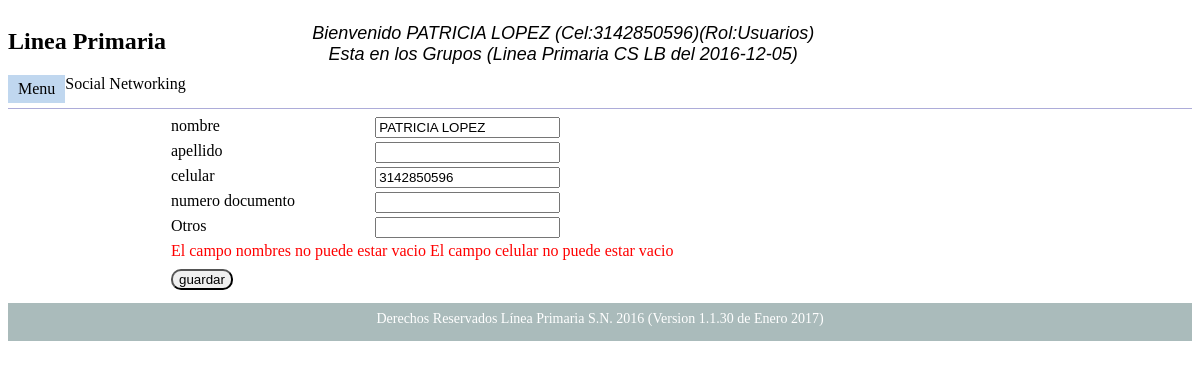
The app's page /controlador/principal/principal.php?nav=usuario/perfil (signed in) with its own data.
### tables this page shows
CREATE TABLE IF NOT EXISTS `Afiliados` (
  `afs_llave` int(11) NOT NULL AUTO_INCREMENT,
  `afs_nombres` varchar(100) NOT NULL,
  `afs_apellidos` varchar(30) DEFAULT NULL,
  `afs_celular` varchar(12) NOT NULL,
  `afs_otros` varchar(12) DEFAULT NULL,
  `afs_documento` varchar(12) DEFAULT NULL,
  `afs_estado` varchar(1) NOT NULL,
  PRIMARY KEY (`afs_llave`)
);

CREATE TABLE IF NOT EXISTS `Roles` (
  `nro_llave` int(11) NOT NULL AUTO_INCREMENT,
  `cro_nombre` varchar(100) NOT NULL,
  PRIMARY KEY (`nro_llave`)
);

CREATE TABLE IF NOT EXISTS `WhatsappGrupos` (
  `nwg_llave` int(11) NOT NULL AUTO_INCREMENT,
  `cwg_nombre` char(100) NOT NULL,
  `dwg_fecha` date NOT NULL,
  PRIMARY KEY (`nwg_llave`),
  UNIQUE KEY `cwg_nombre` (`cwg_nombre`)
);

CREATE TABLE IF NOT EXISTS `Grupo` (
  `ngr_llave` int(11) NOT NULL AUTO_INCREMENT,
  `ngr_afiliado` int(11) NOT NULL,
  `dgr_ingreso` date NOT NULL,
  `dgr_primero` date NOT NULL,
  `dgr_segundo` date NOT NULL,
  `dgr_tercero` date NOT NULL,
  `ngr_grupo` int(11) NOT NULL,
  PRIMARY KEY (`ngr_llave`),
  KEY `ngr_afiliado` (`ngr_afiliado`)
);

### lib/utils/utils.php (called while the page is built, shortened)
<?php
function requireAVariable($pathFile,$valor){
  $var = require $pathFile;
  $v2 = ob_get_clean();
  return $v2;
}
?>

### controlador/conexion/conexion.php (called while the page is built, shortened)
<?php
class Conexion{
var $user = "lineaprimaria";
var $pass = "LineaPrimaria2016";
var $BD = "lineaprimaria";
var $server = "localhost";
var $link = null;
function connect(){
  if($this->link == null){
    $this->link = new mysqli($this->server,$this->user,$this->pass,$this->BD);
   $this->link->set_charset("UTF-8");
   mysqli_set_charset($this->link,"UTF-8");
  }
return $this;
 }
 function query($query){
	$result =  $this->link->query($query);
	return $result;
	}
}
?>

### dto/Afiliados.php (called while the page is built, shortened)
<?php
class Afiliados extends DTO {
	var $nombres;
	var $apellidos;
	var $celular;
	var $otros;
	var $documento;
	var $oWhatsapp;
	function setRow($row) {
		if (count ( $row ) > 0) {
			$this->nombres = $row ['afs_nombres'];
			$this->apellidos = $row ['afs_apellidos'];
			$this->celular = $row ['afs_celular'];
			$this->otros = $row ['afs_otros'];
			$this->documento = $row ['afs_documento'];
		}
	}
	function setOWhatsapp($in){
		$this->oWhatsapp = $in;
	}
	function getOWhatsapp(){
		return $this->oWhatsapp;
	}
	function getNombres() {
	 return $this->nombres;
	}
	function getApellidos() {
	 return $this->apellidos;
	}
	function getCelular() {
		return $this->celular;
	}
	function getOtros() {
		return $this->otros;
	}
	function getDocumento() {
		return $this->documento;
	}
	function setNombres($in) {
		$this->nombres = $in;
	}
	function setApellidos($in) {
		$this->apellidos = $in;
	}
	function setCelular($in) {
		$this->celular = $in;
	}
	function setOtros($in) {
		$this->otros = $in;
	}
	function setDocumento($in) {
		$this->documento = $in;
	}
}
?>

### dto/Grupo.php (called while the page is built, shortened)
<?php
class Grupo extends DTO{
	var $oAfiliado;
	function setOAfiliado($in){
		$this->oAfiliado = $in;
	}
	function getOAfiliado(){
		return $this->oAfiliado;
	}
}
?>

### dto/Roles.php (called while the page is built, shortened)
<?php
class Roles extends DTO{
	var $nombre;
	function setRow($row) {
 			$this->nombre = $row ['cro_nombre'];
	}
	function getNombre() {
		return $this->nombre;
	}
}
?>

### controlador/principal/principal.php (the view, shortened to what this page needs)
<?php
require "../conexion/conexion.php";
require "../../dto/Afiliados.php";
require "../../dto/Grupo.php";
require "../../dto/Permisos.php";
require "../../dto/Roles.php";
require "../../dto/Login.php";
require "../../lib/utils/utils.php";
class Principal {
	var $afiliado;
	var $grupo;
	var $usuario;
	var $rol;
	var $enlace;
	var $body;
	var $head;
	function control() {
		$this->enlace = (new Conexion ())->connect ();
		$this->loadInfo ();
		$end = $_REQUEST ['end'];
		$navegar = $_REQUEST ['nav'];
		if ($end != null && $end == 1) {
			$login = new LogIn2();
			$login->setId($_SESSION['idSession']);
			if($login->getId() == null){
				$login->setUsuario($this->usuario->getUsuario());
			}
			$this->enlace->update($login);
			$_SESSION ['idSession'] = null;
			$_SESSION ['idAfiliado'] = null;
			$_SESSION ['afiliado'] = null;
			$_SESSION ['grupo'] = null;
			$_SESSION ['usuario'] = null;
			$_SESSION ['permisos'] = null;
			$_SESSION ['rol'] = null;
			$_SESSION ['menu'] = null;
			unset ( $_SESSION ['idAfiliado'] );
			unset ( $_SESSION ['idSession'] );
			unset ( $_SESSION ['afiliado'] );
			unset ( $_SESSION ['grupo'] );
			unset ( $_SESSION ['usuario'] );
			unset ( $_SESSION ['permisos'] );
			unset ( $_SESSION ['rol'] );
			unset ( $_SESSION ['menu'] );
			require "../conexion/session.php";
			return;
		} else if ($navegar != null) {
			if ($page != null) {
				if ($page instanceof iBean) {
					$page->control ();
					$this->body = $page->pantalla ();
				}
			}
		}
		$this->head = $this->headLoad ();
		$this->pantalla ();
	}
	function headLoad() {
		$vari = "";
		if ($this->grupo != null) {
			$n = count ( $this->grupo );
			if ($this->grupo [0] instanceof Grupo) {
				if ($this->grupo [0]->getOAfiliado () != null) {
					if ($this->grupo [0]->getOAfiliado () instanceof Afiliados) {
						$vari = $vari . "Bienvenido " . $this->grupo [0]->getOAfiliado ()->nombres . " " . $this->grupo [0]->getOAfiliado ()->apellidos ." (Cel:".$this->grupo[0]->getOAfiliado()->celular.")"."(Rol:".$this->rol->getNombre().")"."<br/>";
					}
				}
			}
			$vari = $vari . "Esta en los Grupos ";
			for($i = 0; $i < $n; $i ++) {
				if ($this->grupo [$i] instanceof Grupo) {
					$vari = $vari . "(" . ($this->grupo[$i]->getOAfiliado()->getOWhatsapp() instanceof WhatsappGrupos ?$this->grupo [$i]->getOAfiliado ()->getOWhatsapp()-> getNombre():$this->grupo[$i]->getNumeroGrupo()). " del " . $this->grupo [$i]->getFechaIngreso () . ")";
				}
			}
		}
		return $vari;
	}
	function loadInfo() {
		$this->loadAfiliado ();
		$this->loadUsuario ();
		$this->loadRol ();
	}
	function loadAfiliado() {
		if ($this->afiliado == null) {
			$this->afiliado = new Afiliados ();
			$this->afiliado->setId ( $_SESSION ['idAfiliado'] );
			if ($this->afiliado->getId () != null) {
				$sql = $this->afiliado->select () . $this->afiliado->where ();
				$result = $this->enlace->query ( $sql );
				if ($row = $result->fetch_array ()) {
					$this->afiliado->setRow ( $row );
				}
			}
		}
	}
	function loadUsuario() {
		if ($this->usuario == null) {
			$this->usuario = new Usuarios ();
			$this->usuario->setAfiliado ( $this->afiliado->getId () );
			$sql = $this->usuario->select () . $this->usuario->where ();
			$result = $this->enlace->query ( $sql );
			if ($result != null) {
				if ($row = $result->fetch_array ()) {
					$this->usuario->setRow ( $row );
				}
			}
		}
	}
	function loadRol() {
		if ($this->rol == null) {
			$this->rol = new Roles ();
			$this->rol->setId ( $this->usuario->getRol () );
			$sql = $this->rol->select () . $this->rol->where ();
			$result = $this->enlace->query ( $sql );
			if ($result != null) {
				if ($row = $result->fetch_array()) {
					$this->rol->setRow ( $row );
				}
			}
		}
	}
	function loadGrupo() {
		if ($this->grupo == null) {
			$this->grupo = new Grupo ();
			$this->grupo->setAfiliado ( $this->afiliado->getId () );
			$sql = $this->grupo->select () . $this->grupo->where ();
			$result = $this->enlace->query ( $sql );
			$grupo = array ();
			if ($result != null) {
				while ( $row = $result->fetch_array () ) {
					$temp = new Grupo ();
					$temp->setRow ( $row );
					$copiAfiliado = $this->afiliado;
					$copiAfiliado->setOWhatsapp($this->loadGrupoWhatsapp($temp->getId()));
					$temp->setOAfiliado ( $copiAfiliado );
					$temp->setOPadre ( $this->loadPadre ( $temp->getId () ) );
					$grupo [] = $temp;
				}
			}
			if (count ( $grupo ) > 0) {
				$this->grupo = $grupo;
			}
		}
	}
	function loadGrupoWhatsapp($id){
		$ref = new Referidos();
		$ref->setReferido($id);
		$query = $ref->select().$ref->where();
		$result = $this->enlace->query($query);
		if($result != null){
			while($row = $result->fetch_array()){
				$ref->setRow($row);
				$rw = new ReferidoWhatsapp();
				$rw->setReferido($ref->getId());
				$query = $rw->select().$rw->where();
				$result2 = $this->enlace->query($query);
				if($result2 != null){
					while($row2 = $result2->fetch_array()){
						$rw->setRow($row2);
						$wg = new WhatsappGrupos();
						$wg->setId($rw->getWhatsapp());
						$query = $wg->select().$wg->where();
						$result3 = $this->enlace->query($query);
						if($result3 != null){
							if($row3 = $result3->fetch_array()){
								$wg->setRow($row3);
								return $wg;
							}
						}
					}
				}
			}
		}
		return null;
	}
	function loadPadre($id) {
		$referido = new Referidos ();
		$referido->setReferido ( $id );
		$query = $referido->select () . $referido->where ();
		$result = $this->enlace->query ( $query );
		if ($result != null) {
			if ($row = $result->fetch_array ()) {
				$referido->setRow ( $row );
				$grupo = new Grupo ();
				$grupo->setId ( $referido->getAfiliado () );
				$query = $grupo->select () . $grupo->where ();
				$result = $this->enlace->query ( $query );
				if ($result != null) {
					if ($row = $result->fetch_array ()) {
						$grupo->setRow ( $row );
						$afiliado = new Afiliados ();
						$afiliado->setId ( $grupo->getAfiliado () );
						$query = $afiliado->select () . $afiliado->where ();
						$result = $this->enlace->query ( $query );
						if ($result != null) {
							if ($row = $result->fetch_Array ()) {
								$afiliado->setRow($row);
								return $afiliado;
							}
						}
					}
				}
			}
		}
		return null;
	}
	function pantalla() {
		$head = $this->head;
		$body = $this->body;
		require "../../vista/principal/principal.php";
	}
}
(new Principal ())->control ();
?>

### vista/usuario/perfil.php
<?php
$message = "";
$valor = unserialize ( $valor );
if (count ( $valor ) == 0) {
	if (! ($valor instanceof Afiliados)) {
		$valor = new Afiliados ();
	}
} else {
	$message = $valor[0];
	$valor = $valor [1];
}
?>
<div>
	<form action="./principal.php?nav=usuario/perfil" method="post">
		<table>
			<tbody>
				<tr>
					<td>nombre</td>
					<td><input name="nombre" type="text"
						value="<?php echo $valor->getNombres();?>" /></td>
				</tr>
				<tr>
					<td>apellido</td>
					<td><input name="apellido" type="text"
						value="<?php echo $valor->getApellidos();?>" /></td>
				</tr>
				<tr>
					<td>celular</td>
					<td><input name="celular" type="tel"
						value="<?php echo $valor->getCelular();?>" /></td>
				</tr>
				<tr>
					<td>numero documento</td>
					<td><input name="documento" type="text"
						value="<?php echo $valor->getDocumento();?>" /></td>
				</tr>
				<tr>
					<td>Otros</td>
					<td><input name="otros" type="tel"
						value="<?php echo $valor->getOtros();?>" /></td>
				</tr>
				<tr>
					<td colspan="2"><?php echo $message; ?></td>
				</tr>
				<tr>
					<td colspan="2"><button>guardar</button></td>
				</tr>
			</tbody>
		</table>
	</form>
</div>

### vista/principal/principal.php (shortened to what this page needs)
<!DOCTYPE html PUBLIC "-//W3C//DTD HTML 4.01 Transitional//EN" "http://www.w3.org/TR/html4/loose.dtd">
<html>
	<head>
	<link rel="stylesheet" type="text/css" href="../../vista/css/pagina.css"/>
</head>
<body>
<header>
	<div class="contenedor">
		<div >
			<h2>Linea Primaria</h2> Social Networking
		<div class="menu-btn" onclick="mostrarMenu()">Menu</div>
		</div>
		<div class="nombre">
			<?php
				echo $head;
			?>
		</div>
	</div>
</header>
<section>
<?php echo $body; ?>
</section>
<footer>
 Derechos Reservados L&iacute;nea Primaria S.N. 2016 (Version 1.1.30 de Enero 2017)
</footer>
</body>
</html>

### vista/css/pagina.css (style rules this page uses)
.nombre { width: 60%; float: left; height: 80px; text-align: center; margin-top: 15px; font-size: 18px; font-family: sans-serif; font-style: oblique; }
header>div>div { width:200px; }
div>div { float:left; }
.contenedor { height: 100px; }
footer { text-align: center; height: 30px; background-color: #ABB; MARGIN-top: 10px; font-size: 14px; padding-top: 8px; color:white; }
section { min-height: 100px; margin-left:160px; }
header { border-bottom-style: solid; border-bottom-width: 1px; margin-bottom: 5px; border-color: #ADACD9; }
td { vertical-align: top }
button { border-radius: 10px; margin-top:5px }
.menu-btn { cursor:pointer; padding-left:10px; padding-right:10px; padding-top:5px; padding-bottom:5px; background-color:#c0d7ef; }

### records on screen
afiliados: afs_nombres "PATRICIA LOPEZ", afs_celular "3142850596", nombre "PATRICIA LOPEZ", celular "3142850596"
roles: cro_nombre "Usuarios"
whatsappgrupos: cwg_nombre.dgr_ingreso "Esta en los Grupos (Linea Primaria CS LB del 2016-12-05)"
